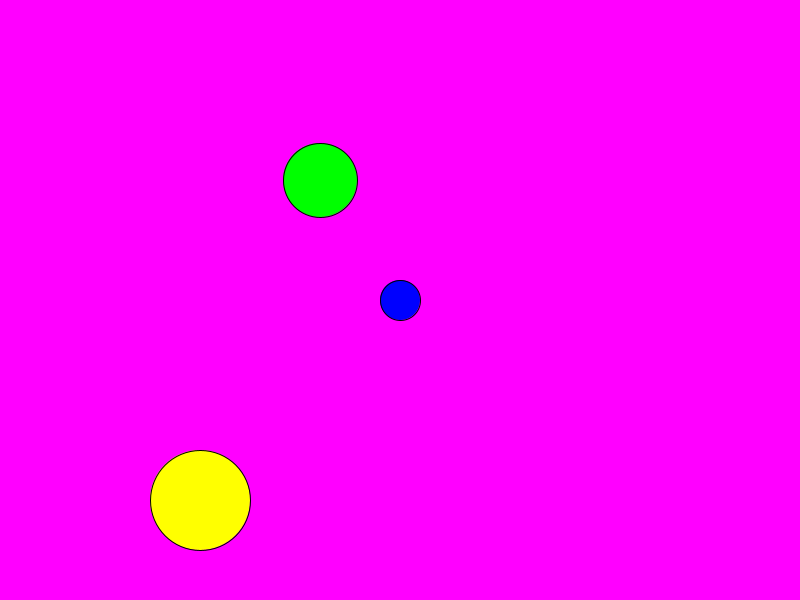
Frame 1 (no input)
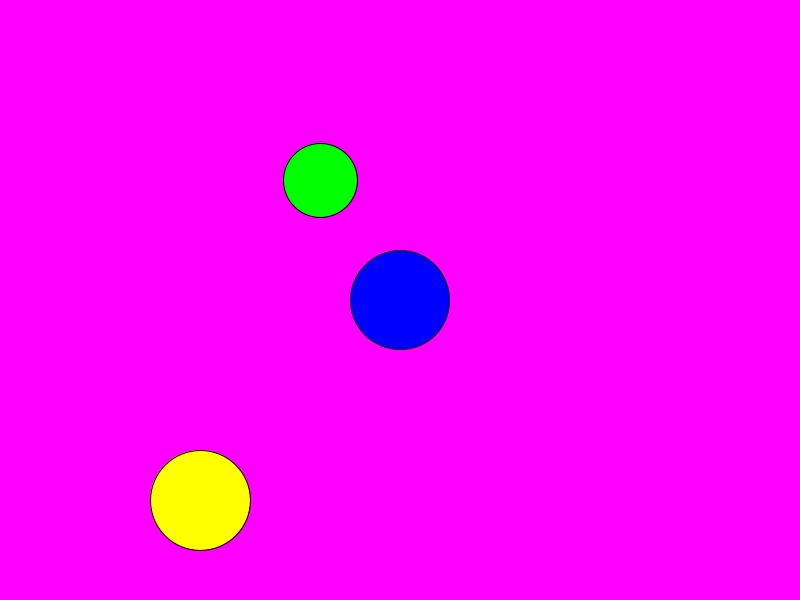
Frame 60 (the mouse pressed at the canvas centre just before this capture)
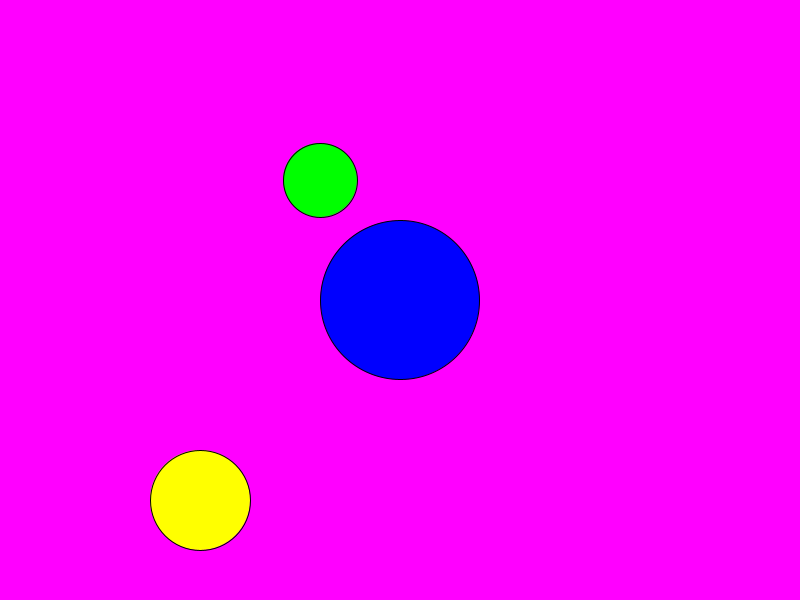
Frame 120 (the mouse held since frame 60 and released just before this capture)

The Processing sketch that drew these frames (run headless with seeded random() and noise(); from frame 60 on, the mouse is pressed at the canvas centre):

// Processing sketch: sketch_211129a
// ── sketch_211129a.pde
Dot d1, d2, d3;

void setup() {
  size(800,600);
  d1 = new Dot();
  d2 = new Dot(320, 180, 74, color(0, 255, 0));
  d3 = new Dot(200, 500, 100);
}

void draw() {
  background(255,0,255);
  fill(d1.clr);
  ellipse(d1.x, d1.y, d1.size, d1.size);
  fill(d2.clr);
  ellipse(d2.x, d2.y, d2.size, d2.size);
  fill(d3.clr);
  ellipse(d3.x, d3.y, d3.size, d3.size);
  d1.size++;
  if (d1.size >= 800){
    fill(d1.clr);
    ellipse(d1.x, d1.y, d1.size, d1.size);
  }
}

// ── Dot.pde
class Dot {
  float x, y, size;
  color clr;
  
  Dot(){
    x = 400;
    y = 300;
    size = 40;
    clr = color(0,0,255);
  }
  
  Dot(float a, float b, float s, color c){
    x = a;
    y = b;
    size = s; 
    clr = c;
  }
  
  Dot(float a, float b, float s){
    x = a;
    y = b;
    size = s;
    clr = color(255,255,0);
  }
}
